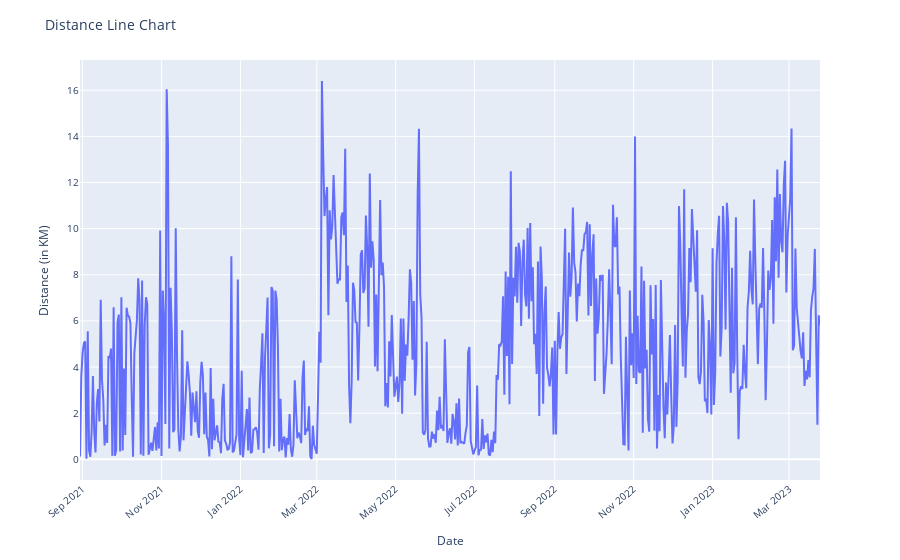

Source (notebook cell):
### Code cell
# overall dist
fig = px.line(y=df["distance"], x=df["creationDate"])
fig.update_layout(
    title = "Distance Line Chart",
    yaxis_title='Distance (in KM)',
    xaxis_title='Date',
    xaxis_tickangle=-40,
    font=dict(size=10),
    showlegend=False
)
fig.show()
# go.FigureWidget(fig) # for jupyter viewing

### Figure 1 — Plotly figure (JSON) as saved in the notebook; plotly's stock layout.template omitted (floating-point values rounded to 4 significant figures; data arrays with more than 128 entries replaced by an {"elided": "..."} marker saying what was removed)
{"data": [{"hovertemplate": "x=%{x}<br>y=%{y}<extra></extra>", "legendgroup": "", "line": {"color": "#636efa", "dash": "solid"}, "marker": {"symbol": "circle"}, "mode": "lines", "name": "", "orientation": "v", "showlegend": false, "type": "scatter", "x": {"elided": "573 str values"}, "xaxis": "x", "y": {"elided": "573 float values"}, "yaxis": "y"}], "layout": {"font": {"size": 10}, "legend": {"tracegroupgap": 0}, "margin": {"t": 60}, "showlegend": false, "title": {"text": "Distance Line Chart"}, "xaxis": {"anchor": "y", "domain": [0, 1], "tickangle": -40, "title": {"text": "Date"}}, "yaxis": {"anchor": "x", "domain": [0, 1], "title": {"text": "Distance (in KM)"}}}}
